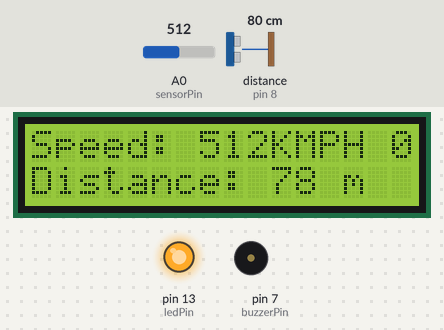
Simulated run of this sketch. Board: Arduino Uno, built with avr-gcc and run on an emulated ATmega328P. On the bench: 16×2 character LCD, output pins drawn as LEDs (lit = HIGH), buzzer (waves = sounding, pin HIGH). Wiring (inferred from the names in the program): ultrasonic range finder: trigger pin 9; echo pin 8. Inputs (shaded band) come from the test bench; at power-on: A0 (sensorPin) = 512, distance to the obstacle (sensor on pin 8) 80 cm. The echo pulse lasts 58.3 µs per cm; pins used as bus, display or sensor lines are not drawn; what the sketch prints to the serial monitor is not drawn.

Above: at 1.2 s.
1.3 s: A0 (sensorPin) set to 149
At 2.6 s:
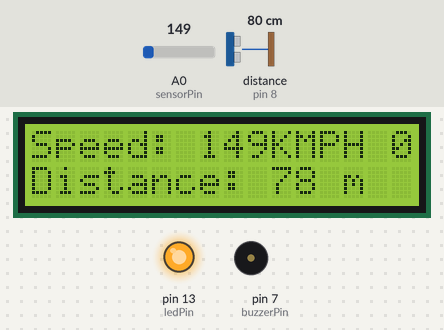
2.9 s: A0 (sensorPin) set to 129
At 4.5 s:
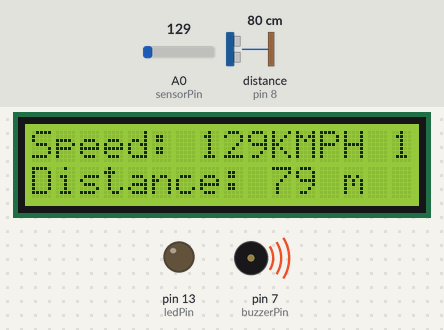
4.8 s: distance to the obstacle (sensor on pin 8) set to 69 cm
At 6.1 s:
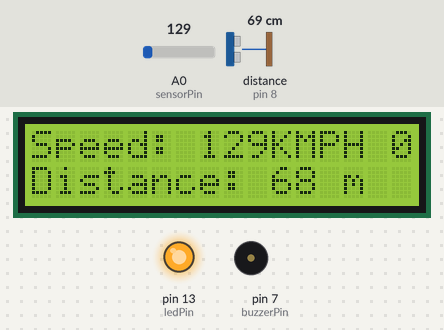
6.4 s: distance to the obstacle (sensor on pin 8) set to 18 cm
At 7.7 s:
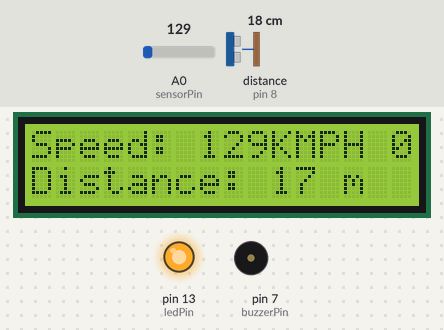
8.2 s: distance to the obstacle (sensor on pin 8) set to 60 cm
At 8.7 s:
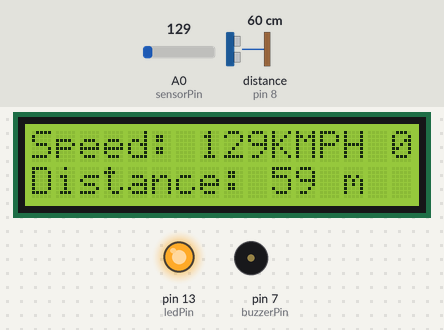
11.2 s: A0 (sensorPin) set to 94
At 12.8 s:
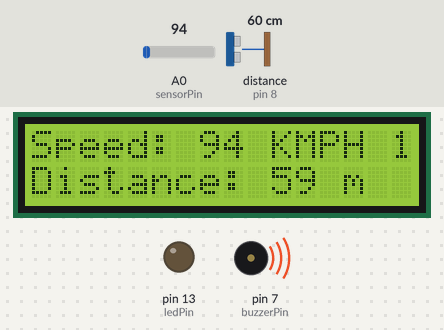
Timing chart, 0 to 14.3 s (numbered marks = the images above; inputs shaded):
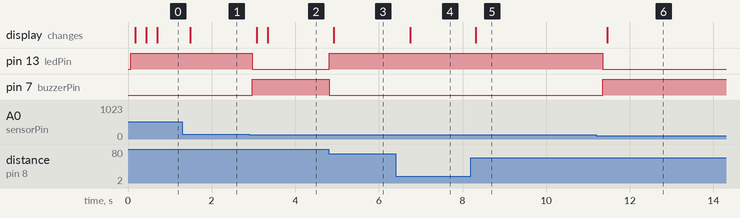

The sketch:

sub_district_science_fair.ino
```cpp
// buzzer and LED   // declare the ledPin as an OUTPUT:
const int buzzerPin = 7;
const int ledPin = 13;
#include <LiquidCrystal.h>

// initialize the library by associating any needed LCD interface pin
// with the arduino pin number it is connected to
const int rs = 12, en = 11, d4 = 5, d5 = 4, d6 = 3, d7 = 2;
LiquidCrystal lcd(rs, en, d4, d5, d6, d7);
  // speed read here, with knob

int sensorPin = A0;    // select the input pin for the potentiometer
int adc = 0;
float sensorSpeed = 0;  // variable to store the value coming from the sensor
float speedKmph = 0;
float timeToHit = 0.0;
bool safe = 0;
//8 to echo
//9 to trig
//A0 mid
//ground to ground
//7 to buuzer to ground
//5 V to Vcc
//gnd to right
//Vcc to left

  // ultra sound distance sensing below
#define echoPin 8 // attach pin D2 Arduino to pin Echo of HC-SR04
#define trigPin 9 //attach pin D3 Arduino to pin Trig of HC-SR04

// defines variables
long duration; // variable for the duration of sound wave travel
int distance; // variable for the distance measurement

void setup() {
  // buzzer and LED   // declare the ledPin as an OUTPUT:
  pinMode(buzzerPin, OUTPUT);
  pinMode(ledPin, OUTPUT);

  lcd.begin(16,2);

  // speed read here, with knob


  // ultra sound distance sensing below
  pinMode(trigPin, OUTPUT); // Sets the trigPin as an OUTPUT
  pinMode(echoPin, INPUT); // Sets the echoPin as an INPUT
  Serial.begin(9600); // // Serial Communication is starting with 9600 of baudrate speed
  Serial.println("Ultrasonic Sensor HC-SR04 Test"); // print some text in Serial Monitor
  Serial.println("with Arduino UNO R3");
}
void loop() {
  // speed read here, with knob
    // read the value from the sensor:
  adc = analogRead(sensorPin);


  //sensorSpeed = 1000 * (90.0/90.0) * log10(1 * (1 + (adc / 1023.0)));
  //speedKmph = 1 * (90.0/90.0) * log10(1 * (1 + (sensorSpeed / 1.0)));
  speedKmph = (adc/1.0);
  //Serial.print("Speed: ");
  //Serial.print(sensorSpeed/speedKmph);
  //Serial.print(" kilo meter per hour    ");


  // ultra sound distance sensing below
  // Clears the trigPin condition
  digitalWrite(trigPin, LOW);
  delayMicroseconds(2);
  // Sets the trigPin HIGH (ACTIVE) for 10 microseconds
  digitalWrite(trigPin, HIGH);
  delayMicroseconds(10);
  digitalWrite(trigPin, LOW);
  // Reads the echoPin, returns the sound wave travel time in microseconds
  duration = pulseIn(echoPin, HIGH);
  // Calculating the distance
  distance = duration * 0.034 / 2; // Speed of sound wave divided by 2 (go and back)
  // Displays the distance on the Serial Monitor

 float timeToHit = distance / (speedKmph * 1000.0 / 3600.0);                                                 ;
 // if (((speedKmph)*10*2)/36 > distance) {
 if ( timeToHit < 2.0) {
   //Serial.println("Buzz      |");
   digitalWrite(ledPin, HIGH);
   digitalWrite(buzzerPin, LOW);
   safe = 0;

 }
 else
 {
   digitalWrite(ledPin, LOW);
  digitalWrite(buzzerPin, HIGH);
  safe = 1;
 }
  delay(100);
  lcd.setCursor(0,0);
  lcd.clear();
  lcd.print("Speed:");
  lcd.setCursor(7,0);
  lcd.print(adc);
  lcd.setCursor(10,0);
  lcd.print("KMPH");
  lcd.setCursor(0,1);
  lcd.print("Distance:");
  lcd.setCursor(10,1);
  lcd.print(distance);
  lcd.setCursor(13,1);
  lcd.print("m");
  lcd.setCursor(15,0);
  lcd.print(safe);

  Serial.print("SpeedKmph:");
  //Serial.print(adc);
  //Serial.print("  ");
  //Serial.print(sensorSpeed);
  //Serial.print("  ");
  Serial.print(speedKmph);
  //Serial.print(((sensorSpeed/speedKmph)*10*2)/36);
  Serial.print(" Distance:");
  Serial.print(distance);
  Serial.print(" TimeToHit:");
  Serial.print(timeToHit);
  Serial.print(" Safe:");
  Serial.println(safe);
  delay(150);

}
```

Measured:
- the behaviour switches between 141 and 140 on A0 (sensorPin) (found by bisection; images 1 and 2)
- the behaviour switches between 73 and 72 cm on distance to the obstacle (sensor on pin 8) (found by bisection; images 2 and 3)
- the behaviour switches between 107 and 106 on A0 (sensorPin) (found by bisection; images 5 and 6)
- after the input at 1.3 s, the display: changes after 0.19 s (image 1)
- after the input at 2.9 s, pin 13 (ledPin): HIGH → LOW after 0.07 s; pin 7 (buzzerPin): LOW → HIGH after 0.07 s; the display: first changes after 0.17 s (image 2 shows a later state)
- after the input at 4.8 s, pin 13 (ledPin): LOW → HIGH at once; pin 7 (buzzerPin): HIGH → LOW at once; the display: changes after 0.12 s (image 3)
- after the input at 6.4 s, the display: changes after 0.36 s (image 4)
- after the input at 8.2 s, the display: changes after 0.12 s (image 5)
- after the input at 11.2 s, pin 13 (ledPin): HIGH → LOW after 0.16 s; pin 7 (buzzerPin): LOW → HIGH after 0.16 s; the display: changes after 0.26 s (image 6)
